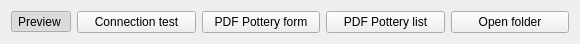
  <widget class="QWidget" name="layoutWidget">
   <property name="geometry">
    <rect>
     <x>20</x>
     <y>86</y>
     <width>580</width>
     <height>31</height>
    </rect>
   </property>
   <layout class="QGridLayout" name="gridLayout_8">
    <item row="0" column="0">
     <widget class="QToolButton" name="toolButtonPreviewMedia">
      <property name="toolTip">
       <string/>
      </property>
      <property name="locale">
       <locale language="English" country="UnitedKingdom"/>
      </property>
      <property name="text">
       <string>Preview </string>
      </property>
      <property name="icon">
       <iconset>
        <normaloff>:/images/GIS.png</normaloff>:/images/GIS.png</iconset>
      </property>
      <property name="shortcut">
       <string>Ctrl+G</string>
      </property>
      <property name="checkable">
       <bool>true</bool>
      </property>
      <property name="checked">
       <bool>true</bool>
      </property>
      <property name="toolButtonStyle">
       <enum>Qt::ToolButtonTextOnly</enum>
      </property>
      <property name="arrowType">
       <enum>Qt::NoArrow</enum>
      </property>
     </widget>
    </item>
    <item row="0" column="1">
     <widget class="QPushButton" name="pushButton_connect">
      <property name="locale">
       <locale language="English" country="UnitedKingdom"/>
      </property>
      <property name="text">
       <string>Connection test</string>
      </property>
     </widget>
    </item>
    <item row="0" column="3">
     <widget class="QPushButton" name="pottery_list">
      <property name="text">
       <string>PDF Pottery list</string>
      </property>
      <property name="icon">
       <iconset resource="../../resources/resources.qrc">
        <normaloff>:/icons/sheet.png</normaloff>:/icons/sheet.png</iconset>
      </property>
     </widget>
    </item>
    <item row="0" column="2">
     <widget class="QPushButton" name="pottery_form">
      <property name="text">
       <string>PDF Pottery form</string>
      </property>
      <property name="icon">
       <iconset resource="../../resources/resources.qrc">
        <normaloff>:/icons/pdf-icon.png</normaloff>:/icons/pdf-icon.png</iconset>
      </property>
     </widget>
    </item>
    <item row="0" column="4">
     <widget class="QPushButton" name="pushButton_open_dir">
      <property name="text">
       <string>Open folder</string>
      </property>
      <property name="icon">
       <iconset resource="../../resources/resources.qrc">
        <normaloff>:/icons/directoryExp.png</normaloff>:/icons/directoryExp.png</iconset>
      </property>
     </widget>
    </item>
   </layout>
  </widget>
